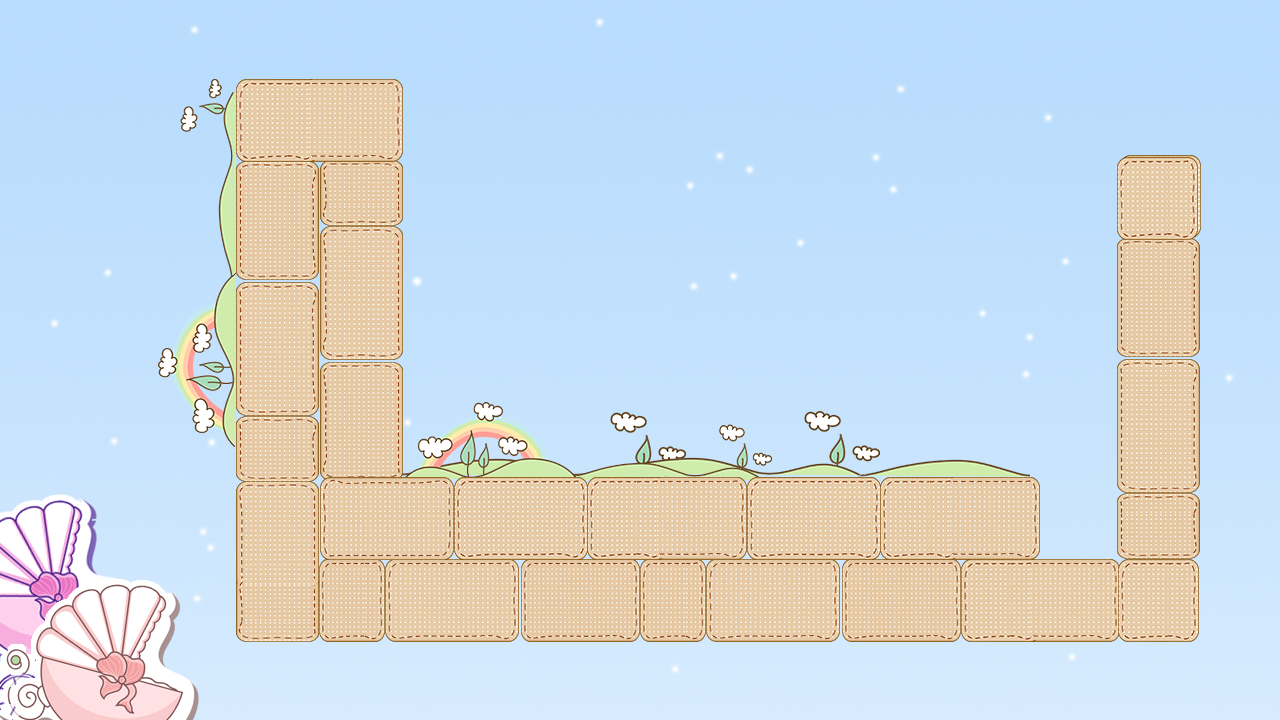

A 2D game scene composited from a Tiled map and its tileset images. What follows is a short description and the map's XML, with each tile layer's data collapsed to a summary:
An orthogonal 16x9 tile map with 80x80 px tiles, 1 tile layer (块层 1) and 27 objects (enemy, baby, assistant).

<map version="1.0" orientation="orthogonal" width="16" height="9" tilewidth="80" tileheight="80">
 <tileset firstgid="1" name="4" tilewidth="80" tileheight="80">
  <image source="4.png" width="1280" height="720" />
 </tileset>
 <layer name="块层 1" width="16" height="9">
  <data>[144 cells, 144 non-empty, 144 distinct tile ids]</data>
 </layer>
 <objectgroup name="people" width="16" height="9">
  <object name="enemy" x="960" y="480" width="80" height="80" />
  <object name="baby" x="1120" y="80" width="80" height="80" />
  <object name="assistant" x="1137" y="167" width="43" height="45" />
 </objectgroup>
 <objectgroup name="road" width="16" height="9">
  <object x="359" y="480" width="680" height="76">
   <properties>
    <property name="direction" value="left" />
   </properties>
  </object>
  <object x="319" y="124" width="81" height="431">
   <properties>
    <property name="direction" value="up" />
   </properties>
  </object>
  <object x="277" y="83" width="123" height="77">
   <properties>
    <property name="direction" value="left" />
   </properties>
  </object>
  <object x="237" y="81" width="77" height="516">
   <properties>
    <property name="direction" value="down" />
   </properties>
  </object>
  <object x="239" y="560" width="919" height="81">
   <properties>
    <property name="direction" value="right" />
   </properties>
  </object>
  <object x="1120" y="160" width="80" height="480">
   <properties>
    <property name="direction" value="up" />
   </properties>
  </object>
 </objectgroup>
 <objectgroup name="barrier" width="16" height="9">
  <object x="1120" y="80" height="480" />
  <object x="1200" y="80" height="560" />
  <object x="240" y="640" width="960" />
  <object x="240" y="80" height="560" />
  <object x="240" y="80" width="160" />
  <object x="400" y="80" height="400" />
  <object x="400" y="480" width="640" />
  <object x="1040" y="480" height="80" />
  <object x="320" y="160" height="400" />
  <object x="320" y="560" width="800" />
 </objectgroup>
 <objectgroup name="tower" width="16" height="9">
  <object x="880" y="400" width="80" height="80">
   <properties>
    <property name="type" value="1,3" />
   </properties>
  </object>
  <object x="400" y="240" width="80" height="80">
   <properties>
    <property name="type" value="1,3" />
   </properties>
  </object>
  <object x="400" y="80" width="80" height="80">
   <properties>
    <property name="type" value="1,3" />
   </properties>
  </object>
  <object x="400" y="160" width="80" height="80">
   <properties>
    <property name="type" value="1,3" />
   </properties>
  </object>
  <object x="160" y="480" width="80" height="80">
   <properties>
    <property name="type" value="1,3" />
   </properties>
  </object>
  <object x="160" y="560" width="80" height="80">
   <properties>
    <property name="type" value="1,3" />
   </properties>
  </object>
  <object x="1040" y="240" width="80" height="80">
   <properties>
    <property name="type" value="1,3" />
   </properties>
  </object>
  <object x="1040" y="160" width="80" height="80">
   <properties>
    <property name="type" value="1,3" />
   </properties>
  </object>
 </objectgroup>
</map>
